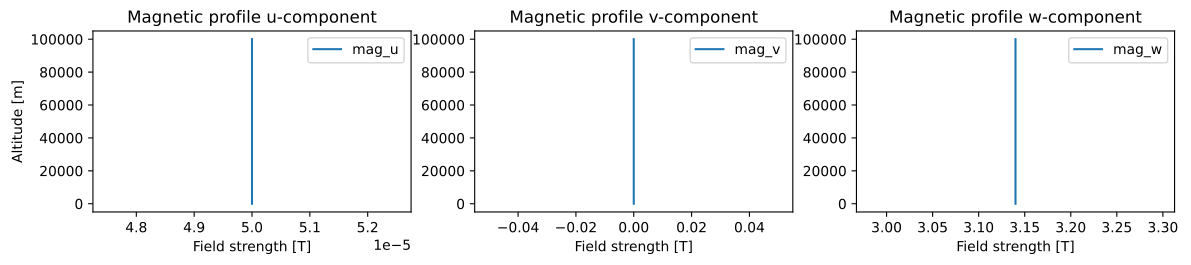

Write the Python code that produced this figure.
import matplotlib.pyplot as plt
import numpy as np
import pyarts3 as pyarts

atm_field = pyarts.arts.AtmField(toa=100e3)
atm_field["mag_u"] = 50e-6
atm_field["mag_v"] = 0
atm_field["mag_w"] = 3.14

fig = plt.figure(figsize=(14, 8))
fig, subs = pyarts.plots.AtmField.plot(atm_field, alts=np.linspace(0, 100e3), fig=fig, keys=["mag_u", "mag_v", "mag_w"])
subs[0].set_title("Magnetic profile u-component")
subs[1].set_title("Magnetic profile v-component")
subs[2].set_title("Magnetic profile w-component")
subs[0].set_ylabel("Altitude [m]")
[sub.set_xlabel("Field strength [T]") for sub in subs]
plt.show()
